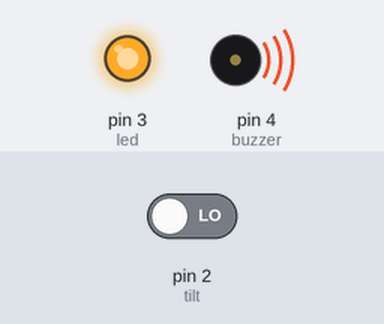
This sketch was run on a simulated Arduino Uno, built with avr-gcc and run on an emulated ATmega328P. Shown: output pins drawn as LEDs (lit = HIGH), buzzer (waves = sounding). Inputs (shaded band) come from the test bench; at power-on: pin 2 (tilt) LOW.

Above: at 1.2 s.
1.3 s: pin 2 (tilt) driven HIGH
At 1.55 s:
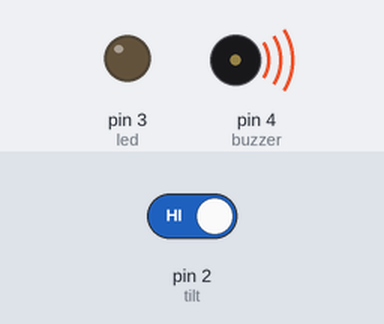
At 2.9 s:
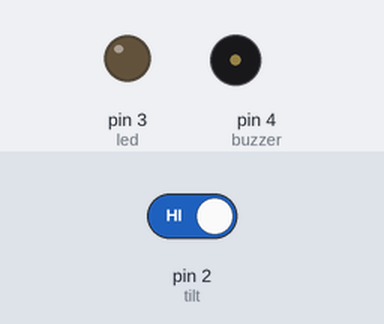
3.2 s: pin 2 (tilt) driven LOW
At 4.1 s:
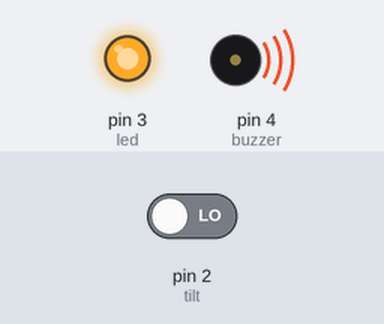
Timing chart, 0 to 6.2 s (numbered marks = the images above; inputs shaded):
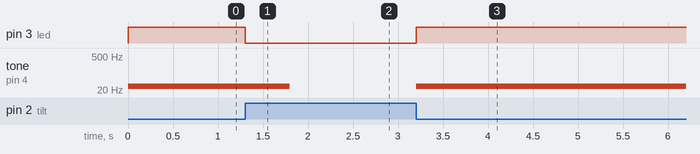

The sketch:

_05_tiltSensor.ino
```cpp
int tilt = 2;
int led = 3;
int buzzer = 4;
void setup()
{
  pinMode(tilt, INPUT);
  pinMode(led, OUTPUT);
  pinMode(buzzer, OUTPUT);
}

void loop()
{
  int reading;
  reading = digitalRead(tilt);

  if(reading) {
    digitalWrite(led, LOW);
  }
  else {
    tone(buzzer, 29, 500);
    digitalWrite(led, HIGH);
  }
}
```

Measured:
- after the input at 1.3 s, pin 3 (led): HIGH → LOW at once; tone on pin 4 (buzzer): 29 Hz → silent after 0.50 s
- after the input at 3.2 s, pin 3 (led): LOW → HIGH at once; tone on pin 4 (buzzer): silent → 29 Hz at once
